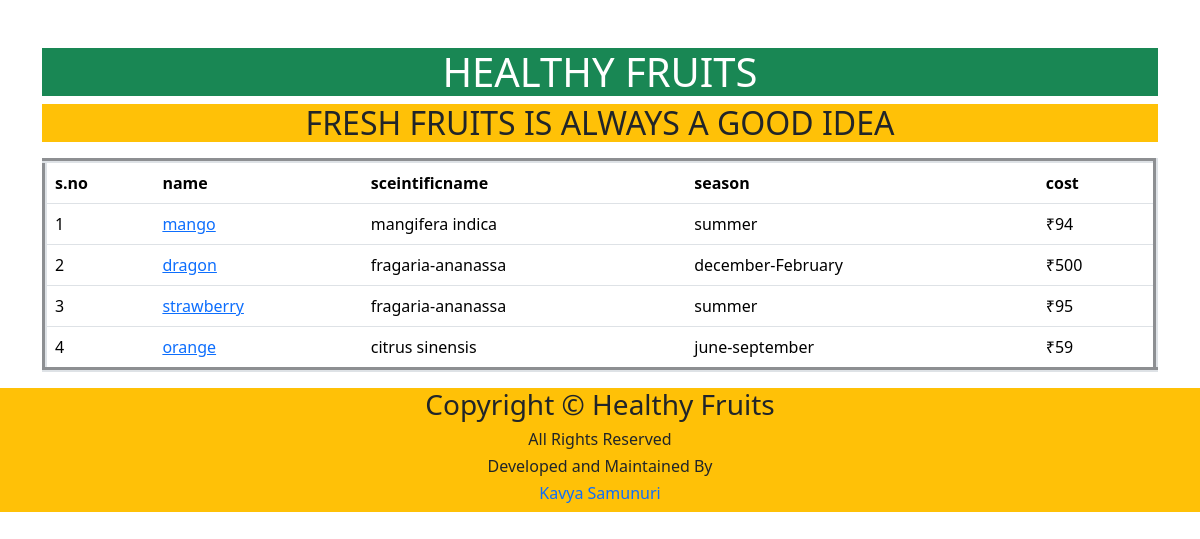
The page / on the database its author committed.
### quality/models.py (models this page shows, shortened)
class fruit(models.Model):
    name=models.CharField(max_length=100)
    photo=models.ImageField(upload_to='media')
    sceintific_name=models.CharField(max_length=100)
    season=models.CharField(max_length=100)
    cost=models.CharField(max_length=5)

### assignment1/views.py (the view)
# urls.py: 2. Add a URL to urlpatterns:  path('', views.home, name='home')
def home(request):
    fruits=fruit.objects.all()
    context={
        'fruits':fruits,
    }
    return render(request,'home.html',context)

### templates/home.html (shortened to what this page needs)
<!DOCTYPE html>
<html lang="en">
<head>
    <link href="https://cdn.jsdelivr.net/npm/bootstrap@5.3.3/dist/css/bootstrap.min.css" rel="stylesheet">
</head>
<body>
    <div class="container mt-5">
        <h1 class="text-center text-white bg-success">HEALTHY FRUITS</h1>
        <h2 class="text-center text-dark bg-warning">FRESH FRUITS IS ALWAYS A GOOD IDEA</h2>
        <table class="table table-hover mt-3" border="5">
            <thead>
                <tr>
                    <th>s.no</th>
                    <th>name</th>
                    <th>sceintificname</th>
                    <th>season</th>
                    <th>cost</th>
                </tr>
            </thead>
            <tbody>
                {% for x in fruits %}
                <tr>
                   <td>{{forloop.counter}}</td>
                   <td><a href="{% url 'fruit_detail' x.id %}">{{x.name}}</td>
                    <td>{{x.sceintific_name}}</td>
                    <td>{{x.season}}</td>
                    <td>{{x.cost}}</td>
                </tr>
                {% endfor %}
            </tbody>
        </table>
    </div>
    <footer class="text-center bg-warning">
        <div>
            <div class="row">
                 <div class="col text-center">
                     <h3>Copyright &copy; Healthy Fruits</h3>
                     <h6>All Rights Reserved</h6>
                     <h6>Developed and Maintained By </h6> <h6 class="text-primary">Kavya Samunuri</h6>
                 </div>
            </div>
        </div>
     </footer>
</body>
</html>

### rows shown on the page
fruit: name "mango", sceintific_name "mangifera indica", season "summer", cost "₹94"
fruit: name "dragon", sceintific_name "fragaria-ananassa", season "december-February", cost "₹500"
fruit: name "strawberry", sceintific_name "fragaria-ananassa", season "summer", cost "₹95"
fruit: name "orange", sceintific_name "citrus sinensis", season "june-september", cost "₹59"
